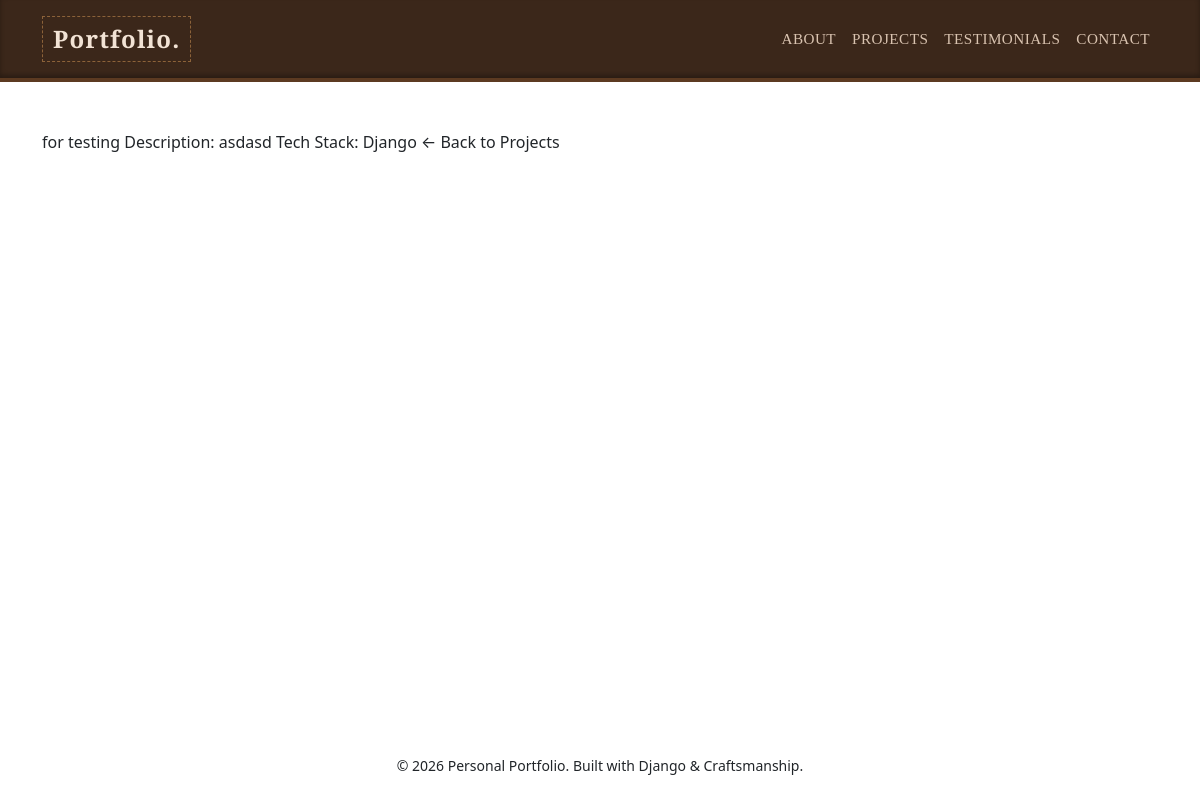
The app's page /projects/2/ with its own data.
### main_app/models.py (models this page shows, shortened)
class Project(models.Model):
    project_name = models.CharField(max_length=200)
    description = models.TextField()
    tech_stacks = models.ManyToManyField(TechStack, related_name='projects')
    link = models.URLField(blank=True, null=True)

class TechStack(models.Model):
    name = models.CharField(max_length=100)
    created_at = models.DateTimeField(auto_now_add=True)

### main_app/views.py (the view)
# urls.py: path('projects/<int:pk>/', views.detail_view, name='project_detail'),
def detail_view(request, pk):
    project = get_object_or_404(Project, pk=pk)
    return render(request, 'main_app/project_detail.html', {'project': project})

### main_app/templates/main_app/project_detail.html (shortened to what this page needs)
{% extends 'main_app/base.html' %}
{% block content %}
    {{ project.project_name }}
    Description: {{ project.description }}
    Tech Stack: {% for stack in project.tech_stacks.all %}
    {{ stack.name }}{% if not forloop.last %}, {% endif %}
        {% endfor %}
    ← Back to Projects
{% endblock %}

### records on screen
Project: project_name "for testing", description "asdasd"
TechStack: name "Django"
